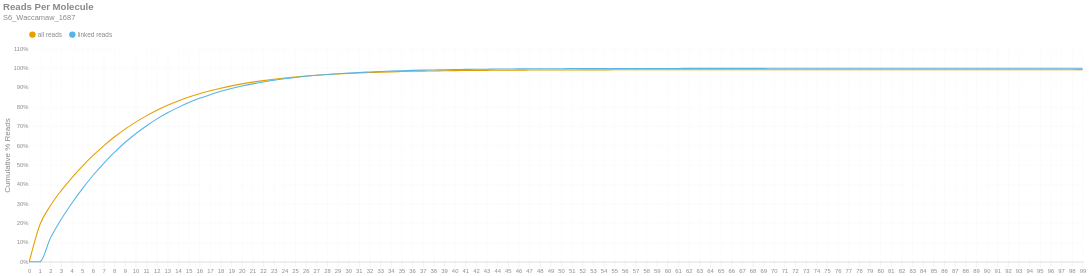

Notebook source saved alongside this figure:
### Markdown cell above
### Reads per Molecule
This chart shows the cumulative distribution of the number of reads per linked molecule. That is, how many alignments are associated with a unique molecule. This excludes the number of reads associated with invalid or absent linked-read barcodes. The `linked` histogram is the percentages recalculated when disregarding singletons.

### Code cell
if SKIPLR:
    print_html(f"Skipped")
else:
    counts = np.bincount(valids['reads'].cast(pl.Int64).to_numpy())
    weighted = counts * np.arange(len(counts))
    all_perc = weighted / n_reads
    linked_perc = weighted / n_linked_reads
    linked_perc[1] = 0
    binned_df = pl.DataFrame({
        'readsper': list(range(len(counts))),
        'all reads (cumsum)': np.cumsum(all_perc).tolist(),
        'linked reads (cumsum)': np.cumsum(linked_perc).tolist(),
    })

    with SafeRender(binned_df):
        (
            density_plot(binned_df, 'Reads Per Molecule', samplename, 'readspmol')
            .encode(
                x=alt.X('readsper:O', title=None).axis(labelAngle=0).scale(padding=0),
                y=alt.Y('value:Q', title='Cumulative % Reads').axis(format='%').stack(False),
                color=alt.Color("key:N").scale(domain=["all reads", "linked reads"]),
                tooltip=[
                    alt.Tooltip("key:N", title="Data Type"),
                    alt.Tooltip("readsper:O", title="Reads Per Molecule"),
                    alt.Tooltip("value:Q", format=".2%", title="% Reads (Cum.)")
                ]            
            )
        ).display()

### Figure 1 — Vega-Lite specification as saved in the notebook (floating-point values rounded to 4 significant figures)
{"width": "container", "height": 400, "config": {"title": {"anchor": "start", "dy": -15, "fontSize": 18, "color": "#888888", "subtitleColor": "#888888", "subtitleFontSize": 14}, "arc": {"fill": "#0072B2"}, "axis": {"domainColor": "#888888", "domainWidth": 0.5, "gridWidth": 0.2, "grid": false, "titleFontWeight": 400, "titleFontSize": 15, "labelFontSize": 11, "labelColor": "#888888", "tickColor": "#888888", "tickWidth": 0.2, "titleColor": "#888888"}, "axisBand": {"grid": false}, "axisX": {"grid": true, "tickSize": 10, "domainCap": "round"}, "axisY": {"domain": false, "grid": true, "tickSize": 0, "domainCap": "round"}, "background": "transparent", "header": {"labelFontSize": 15, "labelColor": "#888888", "titleFontSize": 15, "titleFontWeight": 600, "titleColor": "#888888"}, "legend": {"labelFont": "sans-serif", "labelFontSize": 12, "labelColor": "#888888", "symbolSize": 100, "symbolType": "circle", "titleFontSize": 12, "titlePadding": 10, "titleColor": "#888888", "title": null, "orient": "top"}, "range": {"category": ["#E69F00", "#56B4E9", "#009E73", "#F0E442", "#0072B2", "#D55E00", "#CC79A7", "#000000"], "diverging": ["#cfe8f3", "#a2d4ec", "#73bfe2", "#46abdb", "#1696d2", "#12719e"]}, "area": {"fill": "#0072B2", "fillOpacity": 0.7, "line": true, "strokeOpacity": 0.7}, "line": {"color": "#0072B2", "stroke": "#0072B2", "strokeWidth": 2}, "trail": {"color": "#0072B2", "stroke": "#0072B2", "strokeWidth": 0, "size": 1}, "point": {"filled": true, "fillOpacity": 1.0, "size": 95}, "text": {"color": "#888888", "fontSize": 11, "align": "right", "fontWeight": 400, "size": 11}, "bar": {"fill": "#0072B2", "stroke": null}, "view": {"stroke": null, "continuousWidth": 660, "continuousHeight": 400}}, "data": {"name": "data-d89c13882f7c0f4e52a4d576fad30582"}, "mark": {"type": "line", "interpolate": "monotone", "point": {"opacity": 0, "size": 275}}, "encoding": {"color": {"field": "key", "scale": {"domain": ["all reads", "linked reads"]}, "type": "nominal"}, "tooltip": [{"field": "key", "title": "Data Type", "type": "nominal"}, {"field": "readsper", "title": "Reads Per Molecule", "type": "ordinal"}, {"field": "value", "format": ".2%", "title": "% Reads (Cum.)", "type": "quantitative"}], "x": {"axis": {"labelAngle": 0}, "field": "readsper", "scale": {"padding": 0}, "title": null, "type": "ordinal"}, "y": {"axis": {"format": "%"}, "field": "value", "stack": false, "title": "Cumulative % Reads", "type": "quantitative"}}, "params": [{"name": "param_c36ac31b6afebe62", "select": {"type": "point", "fields": ["key"]}, "bind": "legend"}], "title": {"text": "Reads Per Molecule", "subtitle": "S6_Waccamaw_1687"}, "transform": [{"fold": ["all reads (cumsum)", "linked reads (cumsum)"]}, {"calculate": "replace(datum.key, ' (cumsum)', '')", "as": "key"}, {"filter": {"param": "param_c36ac31b6afebe62"}}], "usermeta": {"embedOptions": {"downloadFileName": "S6_Waccamaw_1687.readspmol"}}, "$schema": "https://vega.github.io/schema/vega-lite/v6.1.0.json", "datasets": {"data-d89c13882f7c0f4e52a4d576fad30582": [{"readsper": 0, "all reads (cumsum)": 0.0, "linked reads (cumsum)": 0.0}, {"readsper": 1, "all reads (cumsum)": 0.1914, "linked reads (cumsum)": 0.0}, {"readsper": 2, "all reads (cumsum)": 0.2908, "linked reads (cumsum)": 0.124}, {"readsper": 3, "all reads (cumsum)": 0.3673, "linked reads (cumsum)": 0.2195}, {"readsper": 4, "all reads (cumsum)": 0.434, "linked reads (cumsum)": 0.3027}, {"readsper": 5, "all reads (cumsum)": 0.4945, "linked reads (cumsum)": 0.3782}, {"readsper": 6, "all reads (cumsum)": 0.5497, "linked reads (cumsum)": 0.447}, {"readsper": 7, "all reads (cumsum)": 0.5994, "linked reads (cumsum)": 0.509}, {"readsper": 8, "all reads (cumsum)": 0.6446, "linked reads (cumsum)": 0.5654}, {"readsper": 9, "all reads (cumsum)": 0.6854, "linked reads (cumsum)": 0.6164}, {"readsper": 10, "all reads (cumsum)": 0.7216, "linked reads (cumsum)": 0.6616}, {"readsper": 11, "all reads (cumsum)": 0.7539, "linked reads (cumsum)": 0.7018}, {"readsper": 12, "all reads (cumsum)": 0.7831, "linked reads (cumsum)": 0.7383}, {"readsper": 13, "all reads (cumsum)": 0.8087, "linked reads (cumsum)": 0.7701}, {"readsper": 14, "all reads (cumsum)": 0.831, "linked reads (cumsum)": 0.798}, {"readsper": 15, "all reads (cumsum)": 0.8511, "linked reads (cumsum)": 0.8231}, {"readsper": 16, "all reads (cumsum)": 0.8683, "linked reads (cumsum)": 0.8445}, {"readsper": 17, "all reads (cumsum)": 0.8836, "linked reads (cumsum)": 0.8636}, {"readsper": 18, "all reads (cumsum)": 0.8973, "linked reads (cumsum)": 0.8807}, {"readsper": 19, "all reads (cumsum)": 0.909, "linked reads (cumsum)": 0.8953}, {"readsper": 20, "all reads (cumsum)": 0.9193, "linked reads (cumsum)": 0.9082}, {"readsper": 21, "all reads (cumsum)": 0.9284, "linked reads (cumsum)": 0.9195}, {"readsper": 22, "all reads (cumsum)": 0.9363, "linked reads (cumsum)": 0.9293}, {"readsper": 23, "all reads (cumsum)": 0.9434, "linked reads (cumsum)": 0.9382}, {"readsper": 24, "all reads (cumsum)": 0.9495, "linked reads (cumsum)": 0.9458}, {"readsper": 25, "all reads (cumsum)": 0.955, "linked reads (cumsum)": 0.9527}, {"readsper": 26, "all reads (cumsum)": 0.9597, "linked reads (cumsum)": 0.9585}, {"readsper": 27, "all reads (cumsum)": 0.9639, "linked reads (cumsum)": 0.9637}, {"readsper": 28, "all reads (cumsum)": 0.9674, "linked reads (cumsum)": 0.9682}, {"readsper": 29, "all reads (cumsum)": 0.9706, "linked reads (cumsum)": 0.9722}, {"readsper": 30, "all reads (cumsum)": 0.9733, "linked reads (cumsum)": 0.9756}, {"readsper": 31, "all reads (cumsum)": 0.9758, "linked reads (cumsum)": 0.9787}, {"readsper": 32, "all reads (cumsum)": 0.9778, "linked reads (cumsum)": 0.9812}, {"readsper": 33, "all reads (cumsum)": 0.9799, "linked reads (cumsum)": 0.9837}, {"readsper": 34, "all reads (cumsum)": 0.9816, "linked reads (cumsum)": 0.9858}, {"readsper": 35, "all reads (cumsum)": 0.983, "linked reads (cumsum)": 0.9875}, {"readsper": 36, "all reads (cumsum)": 0.9842, "linked reads (cumsum)": 0.9892}, {"readsper": 37, "all reads (cumsum)": 0.9853, "linked reads (cumsum)": 0.9905}, {"readsper": 38, "all reads (cumsum)": 0.9861, "linked reads (cumsum)": 0.9915}, {"readsper": 39, "all reads (cumsum)": 0.9871, "linked reads (cumsum)": 0.9927}, {"readsper": 40, "all reads (cumsum)": 0.9879, "linked reads (cumsum)": 0.9937}, {"readsper": 41, "all reads (cumsum)": 0.9883, "linked reads (cumsum)": 0.9943}, {"readsper": 42, "all reads (cumsum)": 0.9889, "linked reads (cumsum)": 0.9949}, {"readsper": 43, "all reads (cumsum)": 0.9893, "linked reads (cumsum)": 0.9954}, {"readsper": 44, "all reads (cumsum)": 0.9897, "linked reads (cumsum)": 0.996}, {"readsper": 45, "all reads (cumsum)": 0.9901, "linked reads (cumsum)": 0.9964}, {"readsper": 46, "all reads (cumsum)": 0.9905, "linked reads (cumsum)": 0.9969}, {"readsper": 47, "all reads (cumsum)": 0.9907, "linked reads (cumsum)": 0.9973}, {"readsper": 48, "all reads (cumsum)": 0.991, "linked reads (cumsum)": 0.9976}, {"readsper": 49, "all reads (cumsum)": 0.9912, "linked reads (cumsum)": 0.9978}, {"readsper": 50, "all reads (cumsum)": 0.9913, "linked reads (cumsum)": 0.998}, {"readsper": 51, "all reads (cumsum)": 0.9915, "linked reads (cumsum)": 0.9983}, {"readsper": 52, "all reads (cumsum)": 0.9917, "linked reads (cumsum)": 0.9984}, {"readsper": 53, "all reads (cumsum)": 0.9918, "linked reads (cumsum)": 0.9986}, {"readsper": 54, "all reads (cumsum)": 0.9919, "linked reads (cumsum)": 0.9987}, {"readsper": 55, "all reads (cumsum)": 0.992, "linked reads (cumsum)": 0.9988}, {"readsper": 56, "all reads (cumsum)": 0.9921, "linked reads (cumsum)": 0.9989}, {"readsper": 57, "all reads (cumsum)": 0.9922, "linked reads (cumsum)": 0.9991}, {"readsper": 58, "all reads (cumsum)": 0.9922, "linked reads (cumsum)": 0.9991}, {"readsper": 59, "all reads (cumsum)": 0.9923, "linked reads (cumsum)": 0.9992}, {"readsper": 60, "all reads (cumsum)": 0.9924, "linked reads (cumsum)": 0.9993}, {"readsper": 61, "all reads (cumsum)": 0.9925, "linked reads (cumsum)": 0.9994}, {"readsper": 62, "all reads (cumsum)": 0.9925, "linked reads (cumsum)": 0.9995}, {"readsper": 63, "all reads (cumsum)": 0.9925, "linked reads (cumsum)": 0.9995}, {"readsper": 64, "all reads (cumsum)": 0.9926, "linked reads (cumsum)": 0.9995}, {"readsper": 65, "all reads (cumsum)": 0.9926, "linked reads (cumsum)": 0.9996}, {"readsper": 66, "all reads (cumsum)": 0.9927, "linked reads (cumsum)": 0.9996}, {"readsper": 67, "all reads (cumsum)": 0.9927, "linked reads (cumsum)": 0.9997}, {"readsper": 68, "all reads (cumsum)": 0.9927, "linked reads (cumsum)": 0.9997}, {"readsper": 69, "all reads (cumsum)": 0.9927, "linked reads (cumsum)": 0.9997}, {"readsper": 70, "all reads (cumsum)": 0.9927, "linked reads (cumsum)": 0.9998}, {"readsper": 71, "all reads (cumsum)": 0.9928, "linked reads (cumsum)": 0.9998}, {"readsper": 72, "all reads (cumsum)": 0.9928, "linked reads (cumsum)": 0.9998}, {"readsper": 73, "all reads (cumsum)": 0.9928, "linked reads (cumsum)": 0.9998}, {"readsper": 74, "all reads (cumsum)": 0.9928, "linked reads (cumsum)": 0.9999}, {"readsper": 75, "all reads (cumsum)": 0.9928, "linked reads (cumsum)": 0.9999}, {"readsper": 76, "all reads (cumsum)": 0.9929, "linked reads (cumsum)": 0.9999}, {"readsper": 77, "all reads (cumsum)": 0.9929, "linked reads (cumsum)": 0.9999}, {"readsper": 78, "all reads (cumsum)": 0.9929, "linked reads (cumsum)": 0.9999}, {"readsper": 79, "all reads (cumsum)": 0.9929, "linked reads (cumsum)": 0.9999}, {"readsper": 80, "all reads (cumsum)": 0.9929, "linked reads (cumsum)": 0.9999}, {"readsper": 81, "all reads (cumsum)": 0.9929, "linked reads (cumsum)": 0.9999}, {"readsper": 82, "all reads (cumsum)": 0.9929, "linked reads (cumsum)": 0.9999}, {"readsper": 83, "all reads (cumsum)": 0.9929, "linked reads (cumsum)": 0.9999}, {"readsper": 84, "all reads (cumsum)": 0.9929, "linked reads (cumsum)": 1.0}, {"readsper": 85, "all reads (cumsum)": 0.9929, "linked reads (cumsum)": 1.0}, {"readsper": 86, "all reads (cumsum)": 0.9929, "linked reads (cumsum)": 1.0}, {"readsper": 87, "all reads (cumsum)": 0.9929, "linked reads (cumsum)": 1.0}, {"readsper": 88, "all reads (cumsum)": 0.9929, "linked reads (cumsum)": 1.0}, {"readsper": 89, "all reads (cumsum)": 0.9929, "linked reads (cumsum)": 1.0}, {"readsper": 90, "all reads (cumsum)": 0.9929, "linked reads (cumsum)": 1.0}, {"readsper": 91, "all reads (cumsum)": 0.9929, "linked reads (cumsum)": 1.0}, {"readsper": 92, "all reads (cumsum)": 0.9929, "linked reads (cumsum)": 1.0}, {"readsper": 93, "all reads (cumsum)": 0.9929, "linked reads (cumsum)": 1.0}, {"readsper": 94, "all reads (cumsum)": 0.9929, "linked reads (cumsum)": 1.0}, {"readsper": 95, "all reads (cumsum)": 0.9929, "linked reads (cumsum)": 1.0}, {"readsper": 96, "all reads (cumsum)": 0.9929, "linked reads (cumsum)": 1.0}, {"readsper": 97, "all reads (cumsum)": 0.9929, "linked reads (cumsum)": 1.0}, {"readsper": 98, "all reads (cumsum)": 0.9929, "linked reads (cumsum)": 1.0}, {"readsper": 99, "all reads (cumsum)": 0.9929, "linked reads (cumsum)": 1.0}]}}
